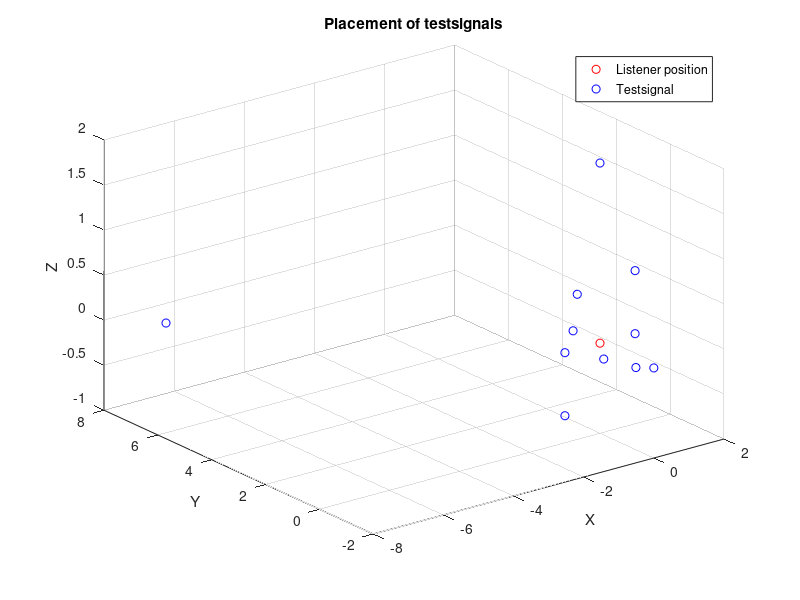
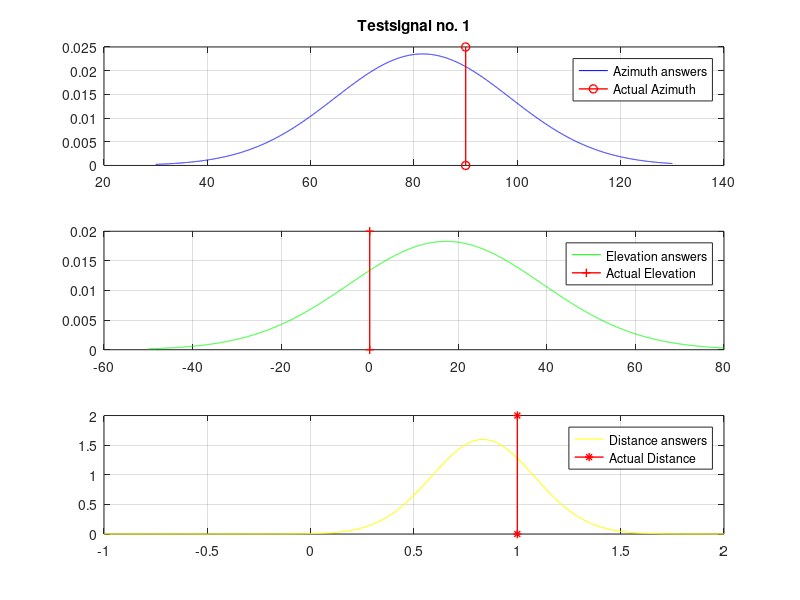
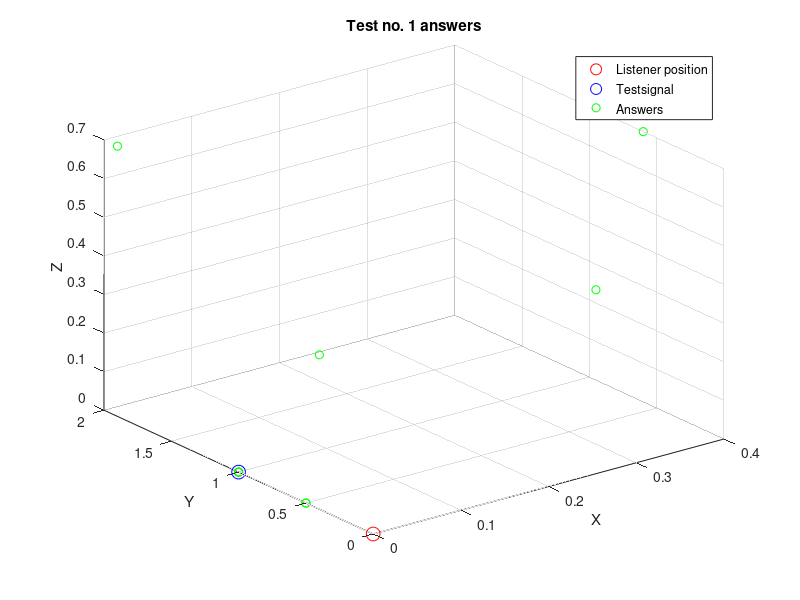
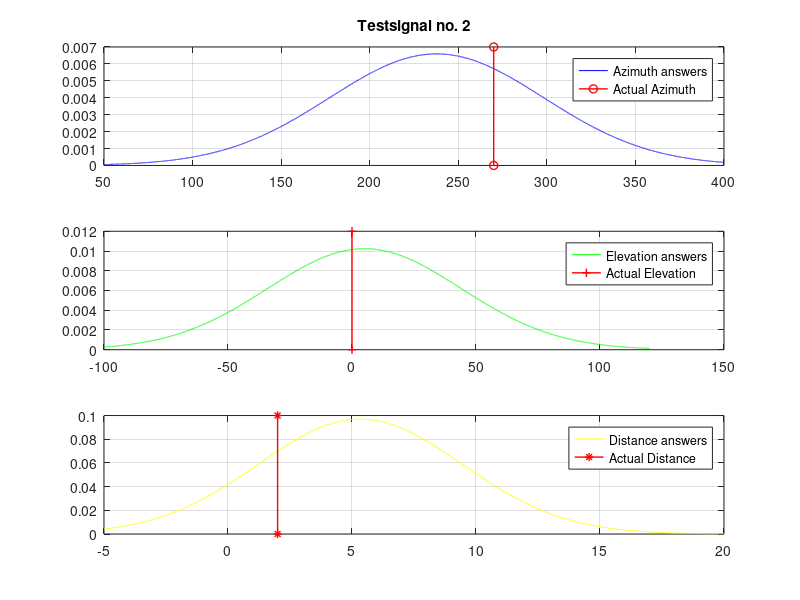

Reproduce these figures in MATLAB, in order.
close all, clear all, clc
A = [1 0 0;
    0 1 0;
    0 -2 0;
    -1 0 0;
    -1 0 -0.7;
    1 0 0.7;
    1.5 2.8 0;
    -0.2 -0.4 -0.1;
    1.1 0.1 -0.4;
    0 0 2;
    -7 7 0]

A2 = [0 0 1;
    90 0 1;
    270 0 2;
    180 0 1;
    180 -30 1;
    0 30 1;
    60 10 3;
    240 -10 0.5;
    5 -20 1.1;
    0 90 2;
    135 0 9.8];

azimeandiff = zeros(1,10);
elemeandiff = zeros(1,10);
distmeandiff = zeros(1,10);

azimeandiff = zeros(1,10);
elemeandiff = zeros(1,10);
distmeandiff = zeros(1,10);

figure()
plot3(0,0,0,'r o')
title('Placement of testsignals')
hold on
xlabel('X');
ylabel('Y');
zlabel('Z');
plot3(A(:,1),A(:,2),A(:,3),'b o')
grid on
legend('Listener position','Testsignal')

%% Test 1
%close all
j=2;
T1 = [0.3 0.3 0.4;
    0 1 0;
    0 1 0;
    0 0.5 0;
    0 1.9 0.7;
    0.4 0.6 0.7;
    0 0.4 0.4;
    0 1 0;
    0 0.5 0];

T2 = [45 45 0.5;
    90 0 1;
    90 0 1;
    90 0 1;
    90 20 1;
    60 45 1;
    90 45 0.5;
    90 0 1;
    90 0 0.5   ];

mu=mean(T2);
rho = std(T2);
x1=[30:.01:130];
x2=[-50:.01:80];
x3=[-1:.01:2];
normazi = normpdf(x1,mu(1),rho(1));
normele = normpdf(x2,mu(2),rho(2));
normdis = normpdf(x3,mu(3),rho(3));

azimeandiff(j-1) = A2(j,1)-mu(1);
elemeandiff(j-1) = A2(j,2)-mu(2);
dismeandiff(j-1) = A2(j,3)-mu(3);

figure()
subplot(3,1,1)
plot(x1,normazi,'b')
title('Testsignal no. 1')
grid on
hold on
(line([A2(j,1) A2(j,1)],get(gca,'ylim'),'Color','r','LineWidth',1,'Marker','o'))
legend('Azimuth answers','Actual Azimuth')%,'Elevation answers','Actual Elevation','Distance answers','Actual Distance')

subplot(3,1,2)
plot(x2,normele,'g')
grid on
hold on
(line([A2(j,2) A2(j,2)],get(gca,'ylim'),'Color','r','LineWidth',1,'Marker','+'))
legend('Elevation answers','Actual Elevation')%,'Distance answers','Actual Distance')

subplot(3,1,3)
plot(x3,normdis,'y')
hold on
(line([A2(j,3) A2(j,3)],get(gca,'ylim'),'Color','r','LineWidth',1,'Marker','*'))
grid on
legend('Distance answers','Actual Distance')


figure()
plot3(0,0,0,'r o','Markersize',10)
title('Test no. 1 answers')
hold on
xlabel('X');
ylabel('Y');
zlabel('Z');
plot3(A(2,1),A(2,2),A(2,3),'b o','Markersize',10)
grid on
plot3(T1(:,1),T1(:,2),T1(:,3),'g o')
legend('Listener position','Testsignal','Answers','Location','NorthEast')

%% Test 2
%close all
j=3;
T1 = [0 -10 0;
    0 0.5 0;
    -5.8 -5.8 -5.7;
    -4.3 -4.3 -3.5;
    -0.4 -0.8 -0.5;
    -1.3 -3.5 -1.4;
    0 -7.1 7.1;
    0.9 -1.5 4.7;
    0 -0.4 0.4];

T2 = [270 0 10;
    90 0 0.5;
    225 -35 10;
    225 -30 7;
    240 -30 1;
    250 -20 4;
    270 45 10;
    300 70 5;
    270 45 0.5];

mu=mean(T2);
rho = std(T2);
x1=[50:.01:400];
x2=[-100:.01:120];
x3=[-5:.01:20];
normazi = normpdf(x1,mu(1),rho(1));
normele = normpdf(x2,mu(2),rho(2));
normdis = normpdf(x3,mu(3),rho(3));

azimeandiff(j-1) = A2(j,1)-mu(1);
elemeandiff(j-1) = A2(j,2)-mu(2);
dismeandiff(j-1) = A2(j,3)-mu(3);

figure()
subplot(3,1,1)
plot(x1,normazi,'b')
title('Testsignal no. 2')
grid on
hold on
(line([A2(j,1) A2(j,1)],get(gca,'ylim'),'Color','r','LineWidth',1,'Marker','o'))
legend('Azimuth answers','Actual Azimuth')%,'Elevation answers','Actual Elevation','Distance answers','Actual Distance')

subplot(3,1,2)
plot(x2,normele,'g')
grid on
hold on
(line([A2(j,2) A2(j,2)],get(gca,'ylim'),'Color','r','LineWidth',1,'Marker','+'))
legend('Elevation answers','Actual Elevation')%,'Distance answers','Actual Distance')

subplot(3,1,3)
plot(x3,normdis,'y')
hold on
(line([A2(j,3) A2(j,3)],get(gca,'ylim'),'Color','r','LineWidth',1,'Marker','*'))
grid on
legend('Distance answers','Actual Distance')

figure()
plot3(0,0,0,'r o','Markersize',10)
title('Test no. 2 answers')
hold on
xlabel('X');
ylabel('Y');
zlabel('Z');
plot3(A(j,1),A(j,2),A(j,3),'b o','Markersize',10)
grid on
plot3(T1(:,1),T1(:,2),T1(:,3),'g o')
legend('Listener position','Testsignal','Answers')

%% Test 3
%close all
j=4;
T1 = [1 0 0;
    0.5 0.5 0.7;
    1 0 0;
    1 0 0;
    1 0 0;
    0 0 1;
    1 0 0;
    1 0 0;
    0 0 5];

T2 = [0 0 1;
    45 45 1;
    0 0 1;
    0 0 1;
    0 0 1;
    0 90 1;
    0 0 1;
    0 0 1;
    270 90 5];

mu=mean(T2);
rho = std(T2);
x1=[-200:.01:300];
x2=[-80:.01:120];
x3=[-4:.01:8];
normazi = normpdf(x1,mu(1),rho(1));
normele = normpdf(x2,mu(2),rho(2));
normdis = normpdf(x3,mu(3),rho(3));

azimeandiff(j-1) = A2(j,1)-mu(1);
elemeandiff(j-1) = A2(j,2)-mu(2);
dismeandiff(j-1) = A2(j,3)-mu(3);

figure()
subplot(3,1,1)
plot(x1,normazi,'b')
title('Testsignal no. 3')
grid on
hold on
(line([A2(j,1) A2(j,1)],get(gca,'ylim'),'Color','r','LineWidth',1,'Marker','o'))
legend('Azimuth answers','Actual Azimuth')%,'Elevation answers','Actual Elevation','Distance answers','Actual Distance')

subplot(3,1,2)
plot(x2,normele,'g')
grid on
hold on
(line([A2(j,2) A2(j,2)],get(gca,'ylim'),'Color','r','LineWidth',1,'Marker','+'))
legend('Elevation answers','Actual Elevation')%,'Distance answers','Actual Distance')

subplot(3,1,3)
plot(x3,normdis,'y')
hold on
(line([A2(j,3) A2(j,3)],get(gca,'ylim'),'Color','r','LineWidth',1,'Marker','*'))
grid on
legend('Distance answers','Actual Distance')

figure()
plot3(0,0,0,'r o','Markersize',10)
title('Test no. 3 answers')
hold on
xlabel('X');
ylabel('Y');
zlabel('Z');
plot3(A(j,1),A(j,2),A(j,3),'b o','Markersize',10)
grid on
plot3(T1(:,1),T1(:,2),T1(:,3),'g o')
legend('Listener position','Testsignal','Answers')

%% Test 4
%close all
j=5;
T1 = [0.7 0 0.7;
    0.4 0 0.4;
    1 0 0;
    -1 0 0;
    4 0 0.3;
    0.6 -.4 .7;
    1 0 0;
    1 0 0;
    0 0 5];

T2 = [0 45 1;
    0 45 0.5;
    0 0 1;
    180 0 1;
    0 5 4;
    330 45 1;
    0 0 1;
    0 0 1;
    270 90 5];

mu=mean(T2);
rho = std(T2);
x1=[-200:.01:400];
x2=[-80:.01:150];
x3=[-4:.01:8];
normazi = normpdf(x1,mu(1),rho(1));
normele = normpdf(x2,mu(2),rho(2));
normdis = normpdf(x3,mu(3),rho(3));

azimeandiff(j-1) = A2(j,1)-mu(1);
elemeandiff(j-1) = A2(j,2)-mu(2);
dismeandiff(j-1) = A2(j,3)-mu(3);

figure()
subplot(3,1,1)
plot(x1,normazi,'b')
title('Testsignal no. 4')
grid on
hold on
(line([A2(j,1) A2(j,1)],get(gca,'ylim'),'Color','r','LineWidth',1,'Marker','o'))
legend('Azimuth answers','Actual Azimuth')%,'Elevation answers','Actual Elevation','Distance answers','Actual Distance')

subplot(3,1,2)
plot(x2,normele,'g')
grid on
hold on
(line([A2(j,2) A2(j,2)],get(gca,'ylim'),'Color','r','LineWidth',1,'Marker','+'))
legend('Elevation answers','Actual Elevation')%,'Distance answers','Actual Distance')

subplot(3,1,3)
plot(x3,normdis,'y')
hold on
(line([A2(j,3) A2(j,3)],get(gca,'ylim'),'Color','r','LineWidth',1,'Marker','*'))
grid on
legend('Distance answers','Actual Distance')

figure()
plot3(0,0,0,'r o','Markersize',10)
title('Test no. 4 answers')
hold on
xlabel('X');
ylabel('Y');
zlabel('Z');
plot3(A(j,1),A(j,2),A(j,3),'b o','Markersize',10)
grid on
plot3(T1(:,1),T1(:,2),T1(:,3),'g o')
legend('Listener position','Testsignal','Answers')

%% Test 5
%close all
j=6;
T1 = [-.7 0 .7;
    1.9 0 -1.6;
    1 0 0;
    2.5 -1.4 0.8;
    2.6 1.5 0.5;
    -0.5 -0.5 0.7;
    0.5 0 0;
    -1.7 0 4.7;
    0 0 5];


T2 = [180 45 1;
    0 -40 2.5;
    0 0 1;
    330 15 3;
    30 10 3;
    225 45 1;
    0 0 0.5;
    180 70 5;
    270 90 5];

mu=mean(T2);
rho = std(T2);
x1=[-200:.01:400];
x2=[-80:.01:150];
x3=[-3:.01:8];
normazi = normpdf(x1,mu(1),rho(1));
normele = normpdf(x2,mu(2),rho(2));
normdis = normpdf(x3,mu(3),rho(3));

azimeandiff(j-1) = A2(j,1)-mu(1);
elemeandiff(j-1) = A2(j,2)-mu(2);
dismeandiff(j-1) = A2(j,3)-mu(3);

figure()
subplot(3,1,1)
plot(x1,normazi,'b')
title('Testsignal no. 5')
grid on
hold on
(line([A2(j,1) A2(j,1)],get(gca,'ylim'),'Color','r','LineWidth',1,'Marker','o'))
legend('Azimuth answers','Actual Azimuth')%,'Elevation answers','Actual Elevation','Distance answers','Actual Distance')

subplot(3,1,2)
plot(x2,normele,'g')
grid on
hold on
(line([A2(j,2) A2(j,2)],get(gca,'ylim'),'Color','r','LineWidth',1,'Marker','+'))
legend('Elevation answers','Actual Elevation')%,'Distance answers','Actual Distance')

subplot(3,1,3)
plot(x3,normdis,'y')
hold on
(line([A2(j,3) A2(j,3)],get(gca,'ylim'),'Color','r','LineWidth',1,'Marker','*'))
grid on
legend('Distance answers','Actual Distance')


figure()
plot3(0,0,0,'r o','Markersize',10)
title('Test no. 5 answers')
hold on
xlabel('X');
ylabel('Y');
zlabel('Z');
plot3(A(j,1),A(j,2),A(j,3),'b o','Markersize',10)
grid on
plot3(T1(:,1),T1(:,2),T1(:,3),'g o')
legend('Listener position','Testsignal','Answers')

%% Test 6
%close all
j=7;
T1 = [-3.2 1.5 3.5;
    0 7.1 7.1;
    0 5 0;
    0 7.7 -6.4;
    0 8 0;
    -1.5 1.5 -1.3;
    0 10 0;
    -1.6 9.3 -3.4;
    0 5 0];


T2 = [155 45 5;
    90 45 10;
    90 0 5;
    90 -40 10;
    90 0 8;
    135 -30 2.5;
    90 0 10; 
    100 -20 10;
    90 0 5];

mu=mean(T2);
rho = std(T2);
x1=[30:.01:200];
x2=[-100:.01:80];
x3=[-1:.01:15];
normazi = normpdf(x1,mu(1),rho(1));
normele = normpdf(x2,mu(2),rho(2));
normdis = normpdf(x3,mu(3),rho(3));

azimeandiff(j-1) = A2(j,1)-mu(1);
elemeandiff(j-1) = A2(j,2)-mu(2);
dismeandiff(j-1) = A2(j,3)-mu(3);

figure()
subplot(3,1,1)
plot(x1,normazi,'b')
title('Testsignal no. 6')
grid on
hold on
(line([A2(j,1) A2(j,1)],get(gca,'ylim'),'Color','r','LineWidth',1,'Marker','o'))
legend('Azimuth answers','Actual Azimuth')%,'Elevation answers','Actual Elevation','Distance answers','Actual Distance')

subplot(3,1,2)
plot(x2,normele,'g')
grid on
hold on
(line([A2(j,2) A2(j,2)],get(gca,'ylim'),'Color','r','LineWidth',1,'Marker','+'))
legend('Elevation answers','Actual Elevation')%,'Distance answers','Actual Distance')

subplot(3,1,3)
plot(x3,normdis,'y')
hold on
(line([A2(j,3) A2(j,3)],get(gca,'ylim'),'Color','r','LineWidth',1,'Marker','*'))
grid on
legend('Distance answers','Actual Distance')


figure()
plot3(0,0,0,'r o','Markersize',10)
title('Test no. 6 answers')
hold on
xlabel('X');
ylabel('Y');
zlabel('Z');
plot3(A(j,1),A(j,2),A(j,3),'b o','Markersize',10)
grid on
plot3(T1(:,1),T1(:,2),T1(:,3),'g o')
legend('Listener position','Testsignal','Answers')

%% Test 7
%close all
j=8;
T1 = [0 -.4 .4;
    0 -5 0;
    -2.7 -2.7 -3.2;
    0.9 -4.9 0;
    -0.3 -0.4 0;
    -0.3 -0.4 0;
    0.1 -0.4 0.3;
    0 -0.9 0.3;
    0 0 5];


T2 = [270 45 0.5;
    270 0 5;
    225 -40 5;
    280 0 5;
    240 0 0.5;
    235 0 0.5;
    290 30 0.5;
    270 20 1;
    270 90 0.5];

mu=mean(T2);
rho = std(T2);
x1=[150:.01:350];
x2=[-80:.01:120];
x3=[-5:.01:10];
normazi = normpdf(x1,mu(1),rho(1));
normele = normpdf(x2,mu(2),rho(2));
normdis = normpdf(x3,mu(3),rho(3));

azimeandiff(j-1) = A2(j,1)-mu(1);
elemeandiff(j-1) = A2(j,2)-mu(2);
dismeandiff(j-1) = A2(j,3)-mu(3);

figure()
subplot(3,1,1)
plot(x1,normazi,'b')
title('Testsignal no. 7')
grid on
hold on
(line([A2(j,1) A2(j,1)],get(gca,'ylim'),'Color','r','LineWidth',1,'Marker','o'))
legend('Azimuth answers','Actual Azimuth')%,'Elevation answers','Actual Elevation','Distance answers','Actual Distance')

subplot(3,1,2)
plot(x2,normele,'g')
grid on
hold on
(line([A2(j,2) A2(j,2)],get(gca,'ylim'),'Color','r','LineWidth',1,'Marker','+'))
legend('Elevation answers','Actual Elevation')%,'Distance answers','Actual Distance')

subplot(3,1,3)
plot(x3,normdis,'y')
hold on
(line([A2(j,3) A2(j,3)],get(gca,'ylim'),'Color','r','LineWidth',1,'Marker','*'))
grid on
legend('Distance answers','Actual Distance')


figure()
plot3(0,0,0,'r o','Markersize',10)
title('Test no. 7 answers')
hold on
xlabel('X');
ylabel('Y');
zlabel('Z');
plot3(A(j,1),A(j,2),A(j,3),'b o','Markersize',10)
grid on
plot3(T1(:,1),T1(:,2),T1(:,3),'g o')
legend('Listener position','Testsignal','Answers')

%% Test 8 
%close all
j=9;
T1 = [5 0 0;
    5 0 0;
    -2.9 2.9 -2.9;
    -1.3 1.3 -.7;
    0.8 1.4 1.1;
    0 0 1;
    1 0 0;
    4.9 0 0.9;
    0 0 5];


T2 = [0 0 5;
    0 0 5;
    135 -35 5;
    135 -20 2;
    60 35 2;
    0 90 1;
    0 0 1;
    0 10 5;
    270 90 5];

mu=mean(T2);
rho = std(T2);
x1=[-100:.01:300];
x2=[-80:.01:120];
x3=[-1:.01:10];
normazi = normpdf(x1,mu(1),rho(1));
normele = normpdf(x2,mu(2),rho(2));
normdis = normpdf(x3,mu(3),rho(3));

azimeandiff(j-1) = A2(j,1)-mu(1);
elemeandiff(j-1) = A2(j,2)-mu(2);
dismeandiff(j-1) = A2(j,3)-mu(3);

figure()
subplot(3,1,1)
plot(x1,normazi,'b')
title('Testsignal no. 8')
grid on
hold on
(line([A2(j,1) A2(j,1)],get(gca,'ylim'),'Color','r','LineWidth',1,'Marker','o'))
legend('Azimuth answers','Actual Azimuth')%,'Elevation answers','Actual Elevation','Distance answers','Actual Distance')

subplot(3,1,2)
plot(x2,normele,'g')
grid on
hold on
(line([A2(j,2) A2(j,2)],get(gca,'ylim'),'Color','r','LineWidth',1,'Marker','+'))
legend('Elevation answers','Actual Elevation')%,'Distance answers','Actual Distance')

subplot(3,1,3)
plot(x3,normdis,'y')
hold on
(line([A2(j,3) A2(j,3)],get(gca,'ylim'),'Color','r','LineWidth',1,'Marker','*'))
grid on
legend('Distance answers','Actual Distance')

figure()
plot3(0,0,0,'r o','Markersize',10)
title('Test no. 8 answers')
hold on
xlabel('X');
ylabel('Y');
zlabel('Z');
plot3(A(j,1),A(j,2),A(j,3),'b o','Markersize',10)
grid on
plot3(T1(:,1),T1(:,2),T1(:,3),'g o')
legend('Listener position','Testsignal','Answers','Location','NorthEast')

%% Test 9
%close all
j=10;
T1 = [-5 0 0;
    7.7 0 -6.4;
    0 -10 0;
    -4.4 1.6 -1.7;
    3.1 -3.1 -2.5;
    -1.4 1.4 0;
    5.6 0 2.1;
    -6.6 0 -2.4;
    0 -1 0];


T2 = [180 0 5;
    0 -40 10;
    270 0 10;
    160 -20 5;
    315 -30 5;
    135 0 2;
    0 20 6;
    180 -20 7;
    270 0 1];

mu=mean(T2);
rho = std(T2);
x1=[-60:.01:360];
x2=[-60:.01:40];
x3=[-1:.01:15];
normazi = normpdf(x1,mu(1),rho(1));
normele = normpdf(x2,mu(2),rho(2));
normdis = normpdf(x3,mu(3),rho(3));

azimeandiff(j-1) = A2(j,1)-mu(1);
elemeandiff(j-1) = A2(j,2)-mu(2);
dismeandiff(j-1) = A2(j,3)-mu(3);

figure()
subplot(3,1,1)
plot(x1,normazi,'b')
title('Testsignal no. 9')
grid on
hold on
(line([A2(j,1) A2(j,1)],get(gca,'ylim'),'Color','r','LineWidth',1,'Marker','o'))
legend('Azimuth answers','Actual Azimuth')%,'Elevation answers','Actual Elevation','Distance answers','Actual Distance')

subplot(3,1,2)
plot(x2,normele,'g')
grid on
hold on
(line([A2(j,2) A2(j,2)],get(gca,'ylim'),'Color','r','LineWidth',1,'Marker','+'))
legend('Elevation answers','Actual Elevation')%,'Distance answers','Actual Distance')

subplot(3,1,3)
plot(x3,normdis,'y')
hold on
(line([A2(j,3) A2(j,3)],get(gca,'ylim'),'Color','r','LineWidth',1,'Marker','*'))
grid on
legend('Distance answers','Actual Distance')

figure()
plot3(0,0,0,'r o','Markersize',10)
title('Test no. 9 answers')
hold on
xlabel('X');
ylabel('Y');
zlabel('Z');
plot3(A(j,1),A(j,2),A(j,3),'b o','Markersize',10)
grid on
plot3(T1(:,1),T1(:,2),T1(:,3),'g o')
legend('Listener position','Testsignal','Answers')

%% Test 10
%close all
j=11;
T1 = [10 0 0;
    0 -9.8 1.7;
    -5.4 5.4 -6.4;
    -7.2 2.6 -6.4;
    3.8 6.6 -6.4;
    -5.3 5.3 -2.7;
    -1.5 8.5 5;
    2.8 2 9.4;
    0.9 4.9 0];


T2 = [0 0 10;
    270 10 10;
    135 -40 10;
    160 -40 10;
    60 -40 10;
    135 -20 8;
    100 30 10; 
    35 70 10;
    80 0 5];

mu=mean(T2);
rho = std(T2);
x1=[-100:.01:250];
x2=[-80:.01:80];
x3=[4:.01:14];
normazi = normpdf(x1,mu(1),rho(1));
normele = normpdf(x2,mu(2),rho(2));
normdis = normpdf(x3,mu(3),rho(3));

azimeandiff(j-1) = A2(j,1)-mu(1)
elemeandiff(j-1) = A2(j,2)-mu(2)
dismeandiff(j-1) = A2(j,3)-mu(3)

figure()
subplot(3,1,1)
plot(x1,normazi,'b')
title('Testsignal no. 10')
grid on
hold on
(line([A2(j,1) A2(j,1)],get(gca,'ylim'),'Color','r','LineWidth',1,'Marker','o'))
legend('Azimuth answers','Actual Azimuth')%,'Elevation answers','Actual Elevation','Distance answers','Actual Distance')

subplot(3,1,2)
plot(x2,normele,'g')
grid on
hold on
(line([A2(j,2) A2(j,2)],get(gca,'ylim'),'Color','r','LineWidth',1,'Marker','+'))
legend('Elevation answers','Actual Elevation')%,'Distance answers','Actual Distance')

subplot(3,1,3)
plot(x3,normdis,'y')
hold on
(line([A2(j,3) A2(j,3)],get(gca,'ylim'),'Color','r','LineWidth',1,'Marker','*'))
grid on
legend('Distance answers','Actual Distance')

figure()
plot3(0,0,0,'r o','Markersize',10)
title('Test no. 10 answers')
hold on
xlabel('X');
ylabel('Y');
zlabel('Z');
plot3(A(j,1),A(j,2),A(j,3),'b o','Markersize',10)
grid on
plot3(T1(:,1),T1(:,2),T1(:,3),'g o')
legend('Listener position','Testsignal','Answers')

%%
close all

figure()
bar([abs(azimeandiff') abs(elemeandiff') abs(dismeandiff')])
grid on

figure()
subplot(3,1,1)
b1=bar(abs(azimeandiff'),'b' )
grid on
title('Azimuth differences')
xlabel('Test no.')
ylabel('Difference')
%b1(1).LineWidth = 2;
%b1(1).EdgeColor = 'red';
subplot(3,1,2)
bar( abs(elemeandiff'),'g' )
grid on
title('Elevation differences')
xlabel('Test no.')
ylabel('Difference')


subplot(3,1,3)
bar( abs(dismeandiff'),'y')
grid on
title('Distance differences')
xlabel('Test no.')
ylabel('Difference')

[azimin aziind] = min(abs(azimeandiff))
[elemin eleind] = min(abs(elemeandiff))
[dismin disind] = min(abs(dismeandiff))

[azimaks aziindma] = max(abs(azimeandiff))
[elemaks eleindma] = max(abs(elemeandiff))
[dismaks disindma] = max(abs(dismeandiff))

%% All plots

T1 = [0.3 0.3 0.4;
    0 1 0;
    0 1 0;
    0 0.5 0;
    0 1.9 0.7;
    0.4 0.6 0.7;
    0 0.4 0.4;
    0 1 0;
    0 0.5 0];
T2 = [0 -10 0;
    0 0.5 0;
    -5.8 -5.8 -5.7;
    -4.3 -4.3 -3.5;
    -0.4 -0.8 -0.5;
    -1.3 -3.5 -1.4;
    0 -7.1 7.1;
    0.9 -1.5 4.7;
    0 -0.4 0.4];
T3 = [1 0 0;
    0.5 0.5 0.7;
    1 0 0;
    1 0 0;
    1 0 0;
    0 0 1;
    1 0 0;
    1 0 0;
    0 0 5];
T4 = [0.7 0 0.7;
    0.4 0 0.4;
    1 0 0;
    -1 0 0;
    4 0 0.3;
    0.6 -.4 .7;
    1 0 0;
    1 0 0;
    0 0 5];
T5 = [-.7 0 .7;
    1.9 0 -1.6;
    1 0 0;
    2.5 -1.4 0.8;
    2.6 1.5 0.5;
    -0.5 -0.5 0.7;
    0.5 0 0;
    -1.7 0 4.7;
    0 0 5];
T6 = [-3.2 1.5 3.5;
    0 7.1 7.1;
    0 5 0;
    0 7.7 -6.4;
    0 8 0;
    -1.5 1.5 -1.3;
    0 10 0;
    -1.6 9.3 -3.4;
    0 5 0];
T7 = [0 -.4 .4;
    0 -5 0;
    -2.7 -2.7 -3.2;
    0.9 -4.9 0;
    -0.3 -0.4 0;
    -0.3 -0.4 0;
    0.1 -0.4 0.3;
    0 -0.9 0.3;
    0 0 5];
T8 = [5 0 0;
    5 0 0;
    -2.9 2.9 -2.9;
    -1.3 1.3 -.7;
    0.8 1.4 1.1;
    0 0 1;
    1 0 0;
    4.9 0 0.9;
    0 0 5]; 
T9 = [-5 0 0;
    7.7 0 -6.4;
    0 -10 0;
    -4.4 1.6 -1.7;
    3.1 -3.1 -2.5;
    -1.4 1.4 0;
    5.6 0 2.1;
    -6.6 0 -2.4;
    0 -1 0]; 
T10 = [10 0 0;
    0 -9.8 1.7;
    -5.4 5.4 -6.4;
    -7.2 2.6 -6.4;
    3.8 6.6 -6.4;
    -5.3 5.3 -2.7;
    -1.5 8.5 5;
    2.8 2 9.4;
    0.9 4.9 0];


figure()
plot3(0,0,0,'r o','Markersize',10)
title('All testplots')
hold on
xlabel('X');
ylabel('Y');
zlabel('Z');
plot3(A(:,1),A(:,2),A(:,3),'b o','Markersize',10)
grid on
plot3(T1(:,1),T1(:,2),T1(:,3),'g o')
plot3(T2(:,1),T2(:,2),T2(:,3),'g o')
plot3(T3(:,1),T3(:,2),T3(:,3),'g o')
plot3(T4(:,1),T4(:,2),T4(:,3),'g o')
plot3(T5(:,1),T5(:,2),T5(:,3),'g o')
plot3(T6(:,1),T6(:,2),T6(:,3),'g o')
plot3(T7(:,1),T7(:,2),T7(:,3),'g o')
plot3(T8(:,1),T8(:,2),T8(:,3),'g o')
plot3(T9(:,1),T9(:,2),T9(:,3),'g o')
plot3(T10(:,1),T10(:,2),T10(:,3),'g o')
legend('Listener position','Testsignals','Answers','Location','NorthEast')